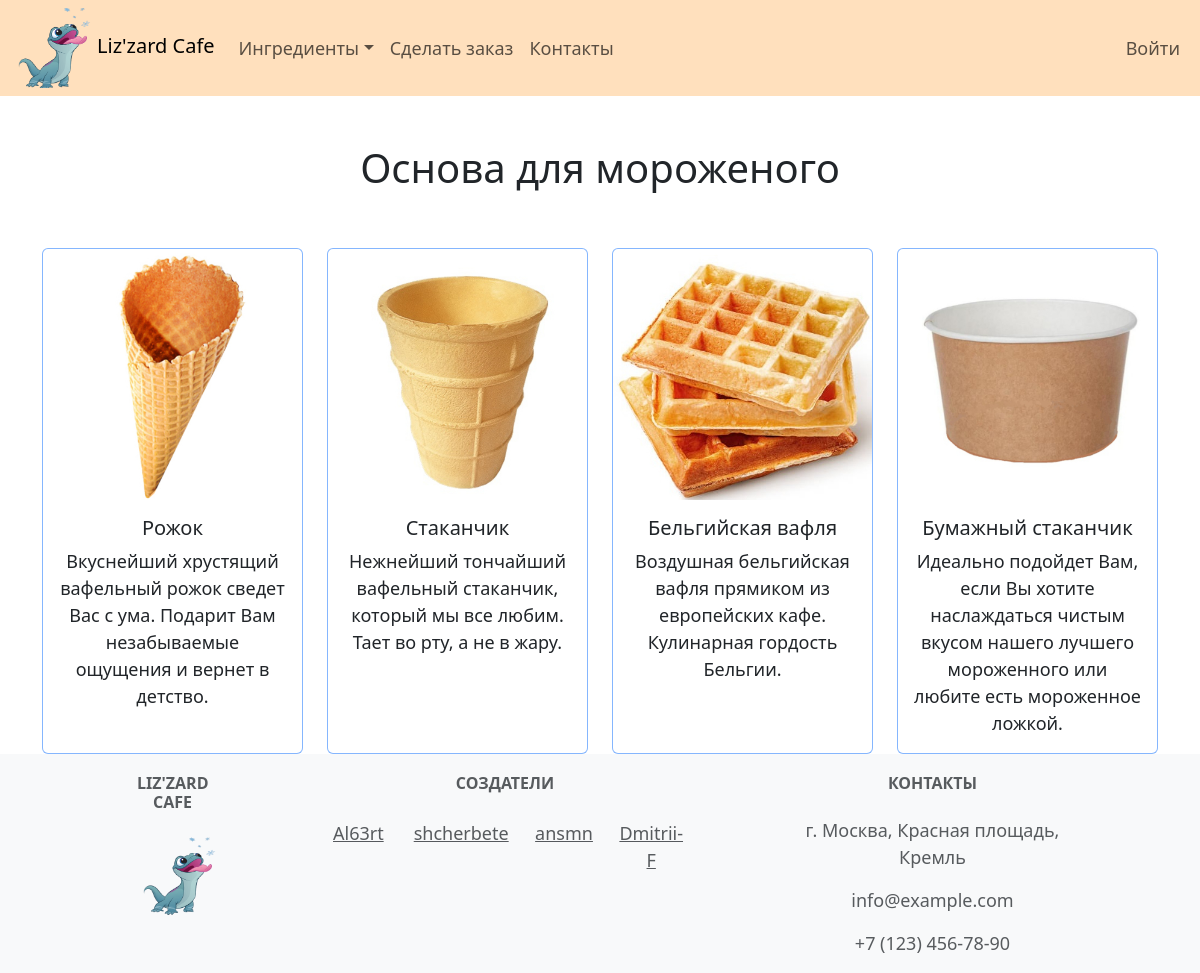
Before: /containers/ with the older database file.
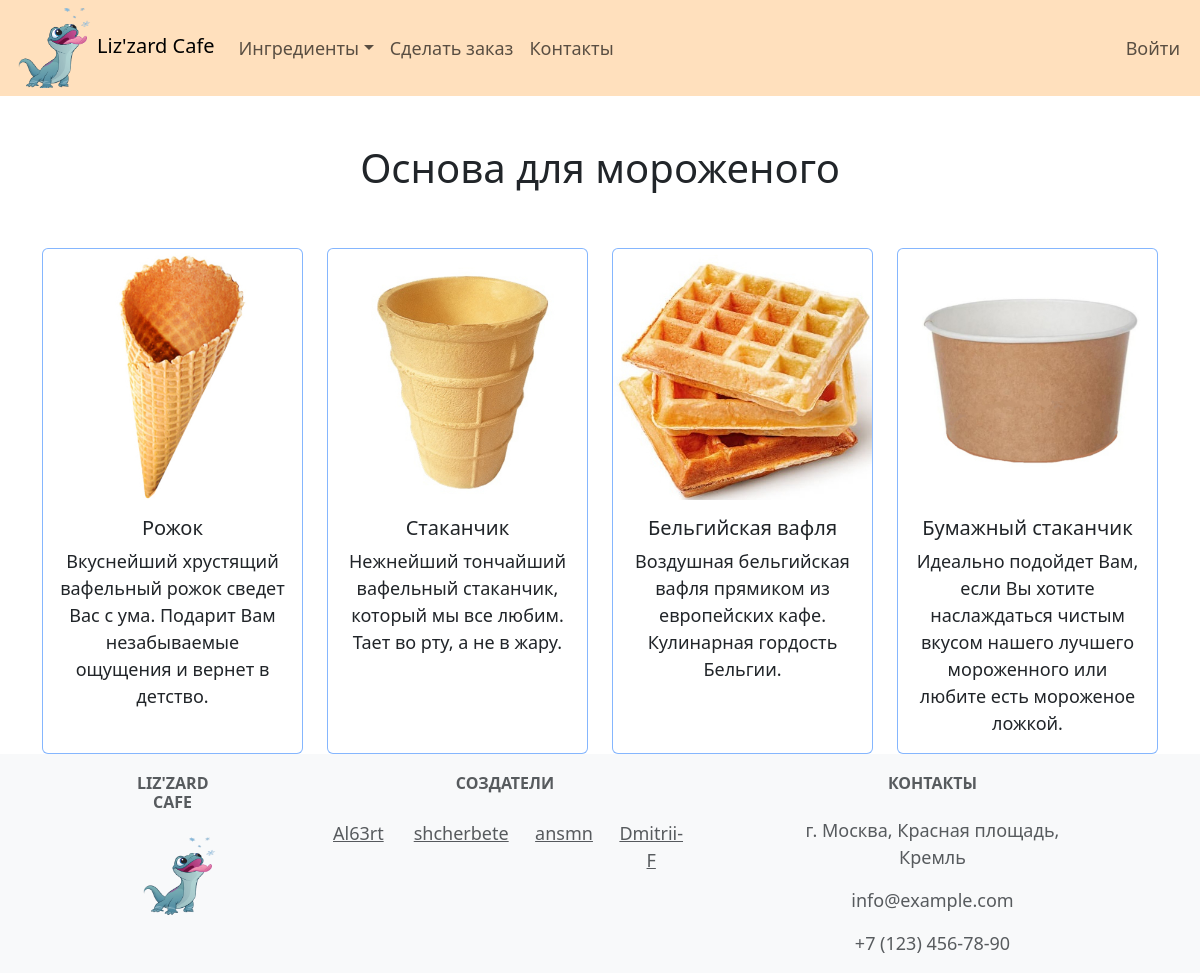
After: the same page with the newer database file.
### icecream_bar/models.py (models this page shows, shortened)
class Container(models.Model):
    name = models.CharField(max_length=100)
    description = models.TextField()
    image = models.ImageField(upload_to='Container/', blank=True)
    price = models.PositiveIntegerField()

### icecream_bar/views.py (the view)
# urls.py: path('containers/', views.ContainersListView.as_view(), name='containers'),
class ContainersListView(ListView):
    model = Container
    template_name = 'icecream_bar/containers_list.html'
    context_object_name = 'containers_list'

### icecream_bar/templates/icecream_bar/containers_list.html
{% extends 'base/base.html' %}
{% block content %}
    <div class="container text-center">
        <h1>
            <br>
            Основа для мороженого
            <br>
            <br>
        </h1>
        <div class="row row-cols-1 row-cols-sm-2 row-cols-xl-4 g-4">
            {% for container in containers_list %}
                <div class="col">
                    <div class="card border-primary border-opacity-50 h-100 pt-1">
                        <img src="{{ container.image.url }}" class="card-img-top">
                        <div class="card-body">
                            <h5 class="card-title">{{ container.name }}</h5>
                            <p class="card-text">{{ container.description }}</p>
                        </div>
                    </div>
                </div>
                {% empty %}
                <p>Пусто.</p>
            {% endfor %}
        </div>
    </div>
{% endblock %}

Changed rows visible on the page:
changed Container "Бумажный стаканчик": description "Идеально подойдет Вам, если Вы хотите наслаждаться чистым вкусом нашего лучшего мороженного или любите есть мороженное ложкой." → "Идеально подойдет Вам, если Вы хотите наслаждаться чистым вкусом нашего лучшего мороженного или любите есть мороженое ложкой."
